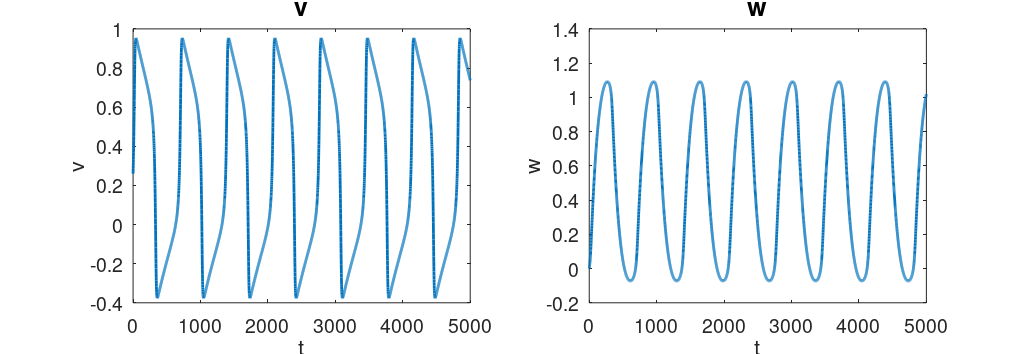
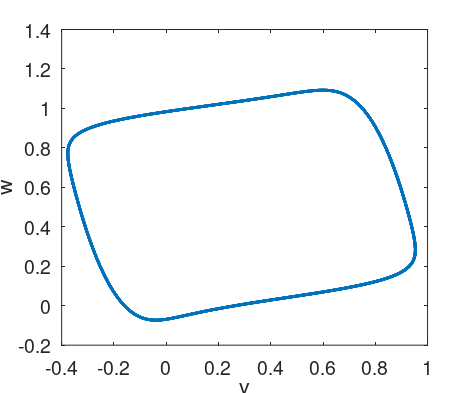

Source code (MATLAB) for these figures, in order:
% Compute the numerical solution of the FitzHugh-Nagumo model
clear all

% Define model constants
a = -0.12;
c1 = 0.175;
c2 = 0.03;
b = 0.011;
d = 0.55;

% Define time step
T = 5000;     % Simulation time
N = 5000;     % Number of time points
dt = T/N;     % Time step
t = (0:dt:T); % Time vector

% Set up arrays for saving the solutions
v = zeros(N+1, 1);
w = zeros(N+1, 1);

% Define initial conditions
v(1) = 0.26;
w(1) = 0;

% Compute the numerical solution
for n=1:N
    v(n+1) = v(n) + dt*(c1*v(n)*(v(n)-a)*(1-v(n)) - c2*w(n));
    w(n+1) = w(n) + dt*(b*(v(n)-d*w(n)));
end

% Set up figure and plot the solutions
figure('Units','centimeters', 'Position', [10 10 26 9], ...
    'PaperPositionMode', 'auto', 'PaperUnits', 'centimeters', ...
    'PaperSize', [24, 9])

subplot(1,2,1)
plot(t, v, 'linewidth', 2)
set(gca, 'fontsize', 14)
xlabel('t')
ylabel('v')
title('v', 'fontsize', 18)

subplot(1,2,2)
plot(t, w, 'linewidth', 2)
set(gca, 'fontsize', 14)
xlabel('t')
ylabel('w')
title('w', 'fontsize', 18)

% Save figure
print('-dpdf', '../Figures/Ch2_Fig1.pdf')



% Set up figure and plot the solutions in a parametric plot
figure('Units','centimeters', 'Position', [10 10 12 10], ...
    'PaperPositionMode', 'auto', 'PaperUnits', 'centimeters', ...
    'PaperSize', [12, 10])
plot(v, w, 'linewidth', 2)
set(gca, 'fontsize', 14)
xlabel('v')
ylabel('w')

% Save figure
print('-dpdf', '../Figures/Ch2_Fig2.pdf')


